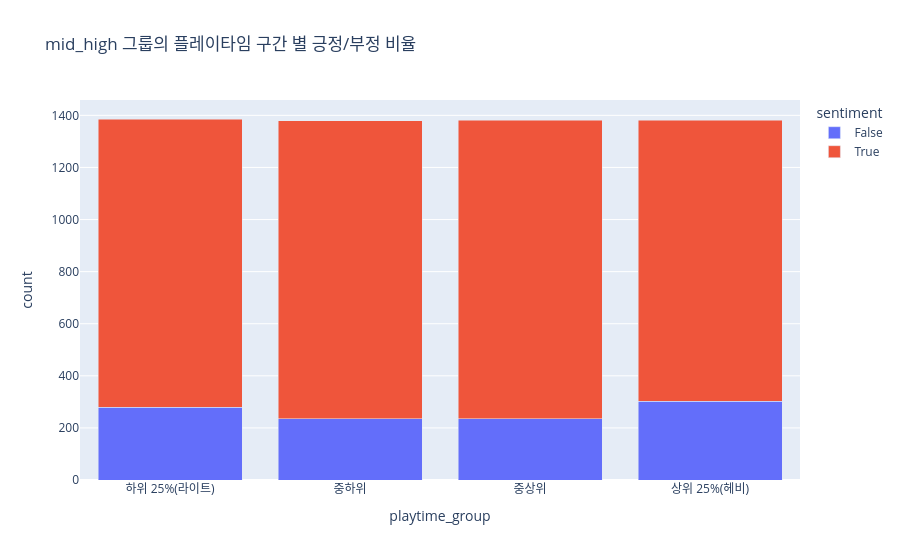

Notebook code for this chart:
### Code cell
# 3. 시각화 (Stacked Bar Chart)
fig = px.bar(review_lh.groupby(['playtime_group', 'sentiment']).size().reset_index(name='count'), 
            x="playtime_group", 
            y="count", 
            color="sentiment",
            barmode="stack",
            title = "mid_high 그룹의 플레이타임 구간 별 긍정/부정 비율") # 일단 쌓기 모드로 생성

fig.show()

### Figure 1 — Plotly figure (JSON) as saved in the notebook; plotly's stock layout.template omitted (floating-point values rounded to 4 significant figures)
{"data": [{"hovertemplate": "sentiment=False<br>playtime_group=%{x}<br>count=%{y}<extra></extra>", "legendgroup": "False", "marker": {"color": "#636efa", "pattern": {"shape": ""}}, "name": "False", "orientation": "v", "showlegend": true, "textposition": "auto", "type": "bar", "x": ["하위 25%(라이트)", "중하위", "중상위", "상위 25%(헤비)"], "xaxis": "x", "y": [280, 236, 236, 302], "yaxis": "y"}, {"hovertemplate": "sentiment=True<br>playtime_group=%{x}<br>count=%{y}<extra></extra>", "legendgroup": "True", "marker": {"color": "#EF553B", "pattern": {"shape": ""}}, "name": "True", "orientation": "v", "showlegend": true, "textposition": "auto", "type": "bar", "x": ["하위 25%(라이트)", "중하위", "중상위", "상위 25%(헤비)"], "xaxis": "x", "y": [1106, 1144, 1146, 1080], "yaxis": "y"}], "layout": {"barmode": "stack", "legend": {"title": {"text": "sentiment"}, "tracegroupgap": 0}, "title": {"text": "mid_high 그룹의 플레이타임 구간 별 긍정/부정 비율"}, "xaxis": {"anchor": "y", "domain": [0, 1], "title": {"text": "playtime_group"}}, "yaxis": {"anchor": "x", "domain": [0, 1], "title": {"text": "count"}}}}
